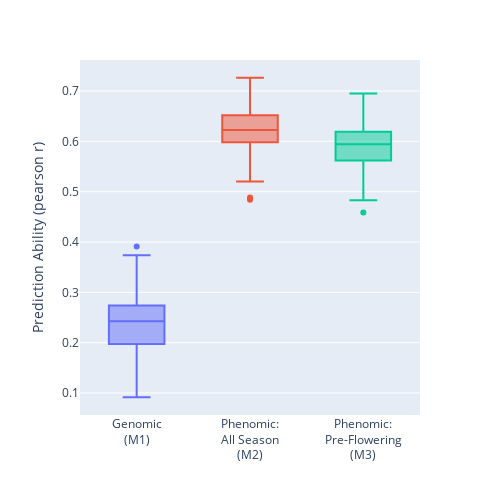

Notebook cell for this chart:
### Code cell
#FIGURE 5
for_fig = sng_long_pred[sng_long_pred["CV"]=="CV1"].copy()
for_fig = for_fig[for_fig["Model"].isin(["M1","M44","M15"])]
for_fig["Model"] = for_fig["Model"].replace({"M1":"Genomic<br>(M1)",
                                             "M44":"Phenomic:<br>All Season<br>(M2)", 
                                             "M15":"Phenomic:<br>Pre-Flowering<br>(M3)"})
for_fig = for_fig.sort_values("Model")
fig = px.box(for_fig, x="Model", y="cor", color="Model")
fig.update_layout(yaxis_title="Prediction Ability (pearson r)", xaxis_title="")
fig.update_layout(showlegend=False)

width = 500
height = 500
fig.update_layout(autosize=False, width=width,height=height)
fig.write_html("../Figures/Fig5.html")
fig.write_image("../Figures/Fig5.svg")
fig.write_image("../Figures/Fig5.png")

fig.show()

#ALT FIGURE 5
#mean = for_fig.pivot_table(index=["Model"]).reset_index()
#std = for_fig.pivot_table(index=["Model"], aggfunc="std").reset_index()
#fig = px.bar(mean, x="Model", y="cor", color="Model",
#             text=mean["cor"].round(2).to_list(),
#             error_y= std["cor"].tolist())
#fig.show()

### Figure 1 — Plotly figure (JSON) as saved in the notebook; plotly's stock layout.template omitted (floating-point values rounded to 4 significant figures)
{"data": [{"alignmentgroup": "True", "hovertemplate": "Model=%{x}<br>cor=%{y}<extra></extra>", "legendgroup": "Genomic<br>(M1)", "marker": {"color": "#636efa"}, "name": "Genomic<br>(M1)", "notched": false, "offsetgroup": "Genomic<br>(M1)", "orientation": "v", "showlegend": true, "type": "box", "x": ["Genomic<br>(M1)", "Genomic<br>(M1)", "Genomic<br>(M1)", "Genomic<br>(M1)", "Genomic<br>(M1)", "Genomic<br>(M1)", "Genomic<br>(M1)", "Genomic<br>(M1)", "Genomic<br>(M1)", "Genomic<br>(M1)", "Genomic<br>(M1)", "Genomic<br>(M1)", "Genomic<br>(M1)", "Genomic<br>(M1)", "Genomic<br>(M1)", "Genomic<br>(M1)", "Genomic<br>(M1)", "Genomic<br>(M1)", "Genomic<br>(M1)", "Genomic<br>(M1)", "Genomic<br>(M1)", "Genomic<br>(M1)", "Genomic<br>(M1)", "Genomic<br>(M1)", "Genomic<br>(M1)", "Genomic<br>(M1)", "Genomic<br>(M1)", "Genomic<br>(M1)", "Genomic<br>(M1)", "Genomic<br>(M1)", "Genomic<br>(M1)", "Genomic<br>(M1)", "Genomic<br>(M1)", "Genomic<br>(M1)", "Genomic<br>(M1)", "Genomic<br>(M1)", "Genomic<br>(M1)", "Genomic<br>(M1)", "Genomic<br>(M1)", "Genomic<br>(M1)", "Genomic<br>(M1)", "Genomic<br>(M1)", "Genomic<br>(M1)", "Genomic<br>(M1)", "Genomic<br>(M1)", "Genomic<br>(M1)", "Genomic<br>(M1)", "Genomic<br>(M1)", "Genomic<br>(M1)", "Genomic<br>(M1)", "Genomic<br>(M1)", "Genomic<br>(M1)", "Genomic<br>(M1)", "Genomic<br>(M1)", "Genomic<br>(M1)", "Genomic<br>(M1)", "Genomic<br>(M1)", "Genomic<br>(M1)", "Genomic<br>(M1)", "Genomic<br>(M1)", "Genomic<br>(M1)", "Genomic<br>(M1)", "Genomic<br>(M1)", "Genomic<br>(M1)", "Genomic<br>(M1)", "Genomic<br>(M1)", "Genomic<br>(M1)", "Genomic<br>(M1)", "Genomic<br>(M1)", "Genomic<br>(M1)", "Genomic<br>(M1)", "Genomic<br>(M1)", "Genomic<br>(M1)", "Genomic<br>(M1)", "Genomic<br>(M1)", "Genomic<br>(M1)", "Genomic<br>(M1)", "Genomic<br>(M1)", "Genomic<br>(M1)", "Genomic<br>(M1)", "Genomic<br>(M1)", "Genomic<br>(M1)", "Genomic<br>(M1)", "Genomic<br>(M1)", "Genomic<br>(M1)", "Genomic<br>(M1)", "Genomic<br>(M1)", "Genomic<br>(M1)", "Genomic<br>(M1)", "Genomic<br>(M1)", "Genomic<br>(M1)", "Genomic<br>(M1)", "Genomic<br>(M1)", "Genomic<br>(M1)", "Genomic<br>(M1)", "Genomic<br>(M1)", "Genomic<br>(M1)", "Genomic<br>(M1)", "Genomic<br>(M1)", "Genomic<br>(M1)", "Genomic<br>(M1)", "Genomic<br>(M1)", "Genomic<br>(M1)", "Genomic<br>(M1)", "Genomic<br>(M1)", "Genomic<br>(M1)", "Genomic<br>(M1)", "Genomic<br>(M1)", "Genomic<br>(M1)", "Genomic<br>(M1)", "Genomic<br>(M1)", "Genomic<br>(M1)", "Genomic<br>(M1)", "Genomic<br>(M1)", "Genomic<br>(M1)", "Genomic<br>(M1)", "Genomic<br>(M1)", "Genomic<br>(M1)", "Genomic<br>(M1)", "Genomic<br>(M1)", "Genomic<br>(M1)", "Genomic<br>(M1)", "Genomic<br>(M1)", "Genomic<br>(M1)", "Genomic<br>(M1)"], "x0": " ", "xaxis": "x", "y": [0.1771, 0.2658, 0.2477, 0.2515, 0.165, 0.254, 0.2564, 0.2089, 0.2009, 0.2048, 0.2859, 0.2193, 0.1619, 0.09164, 0.3079, 0.3913, 0.2682, 0.2768, 0.2561, 0.2708, 0.1957, 0.2677, 0.1875, 0.2718, 0.0941, 0.2396, 0.2427, 0.2446, 0.2384, 0.3482, 0.2507, 0.1386, 0.3318, 0.2363, 0.1576, 0.3341, 0.2884, 0.2249, 0.2062, 0.2228, 0.151, 0.1681, 0.24, 0.2938, 0.2363, 0.2595, 0.1927, 0.2187, 0.1421, 0.2796, 0.2666, 0.1764, 0.3163, 0.1737, 0.2537, 0.3736, 0.2097, 0.3531, 0.2508, 0.1959, 0.2625, 0.1703, 0.2197, 0.2944, 0.1924, 0.2806, 0.2292, 0.3315, 0.1474, 0.246, 0.2648, 0.2844, 0.2806, 0.2361, 0.3346, 0.2, 0.2382, 0.1941, 0.1367, 0.2666, 0.2731, 0.2531, 0.1964, 0.1025, 0.2443, 0.2333, 0.1883, 0.3346, 0.3076, 0.3529, 0.3068, 0.2044, 0.2395, 0.3122, 0.2405, 0.2527, 0.2888, 0.2323, 0.2642, 0.2112, 0.284, 0.2951, 0.126, 0.1681, 0.2375, 0.2653, 0.266, 0.2474, 0.1097, 0.2276, 0.2727, 0.2332, 0.3436, 0.2267, 0.1592, 0.2512, 0.1499, 0.3707, 0.1638, 0.1979, 0.2002, 0.1607, 0.2535, 0.3376, 0.2929], "y0": " ", "yaxis": "y"}, {"alignmentgroup": "True", "hovertemplate": "Model=%{x}<br>cor=%{y}<extra></extra>", "legendgroup": "Phenomic:<br>All Season<br>(M2)", "marker": {"color": "#EF553B"}, "name": "Phenomic:<br>All Season<br>(M2)", "notched": false, "offsetgroup": "Phenomic:<br>All Season<br>(M2)", "orientation": "v", "showlegend": true, "type": "box", "x": ["Phenomic:<br>All Season<br>(M2)", "Phenomic:<br>All Season<br>(M2)", "Phenomic:<br>All Season<br>(M2)", "Phenomic:<br>All Season<br>(M2)", "Phenomic:<br>All Season<br>(M2)", "Phenomic:<br>All Season<br>(M2)", "Phenomic:<br>All Season<br>(M2)", "Phenomic:<br>All Season<br>(M2)", "Phenomic:<br>All Season<br>(M2)", "Phenomic:<br>All Season<br>(M2)", "Phenomic:<br>All Season<br>(M2)", "Phenomic:<br>All Season<br>(M2)", "Phenomic:<br>All Season<br>(M2)", "Phenomic:<br>All Season<br>(M2)", "Phenomic:<br>All Season<br>(M2)", "Phenomic:<br>All Season<br>(M2)", "Phenomic:<br>All Season<br>(M2)", "Phenomic:<br>All Season<br>(M2)", "Phenomic:<br>All Season<br>(M2)", "Phenomic:<br>All Season<br>(M2)", "Phenomic:<br>All Season<br>(M2)", "Phenomic:<br>All Season<br>(M2)", "Phenomic:<br>All Season<br>(M2)", "Phenomic:<br>All Season<br>(M2)", "Phenomic:<br>All Season<br>(M2)", "Phenomic:<br>All Season<br>(M2)", "Phenomic:<br>All Season<br>(M2)", "Phenomic:<br>All Season<br>(M2)", "Phenomic:<br>All Season<br>(M2)", "Phenomic:<br>All Season<br>(M2)", "Phenomic:<br>All Season<br>(M2)", "Phenomic:<br>All Season<br>(M2)", "Phenomic:<br>All Season<br>(M2)", "Phenomic:<br>All Season<br>(M2)", "Phenomic:<br>All Season<br>(M2)", "Phenomic:<br>All Season<br>(M2)", "Phenomic:<br>All Season<br>(M2)", "Phenomic:<br>All Season<br>(M2)", "Phenomic:<br>All Season<br>(M2)", "Phenomic:<br>All Season<br>(M2)", "Phenomic:<br>All Season<br>(M2)", "Phenomic:<br>All Season<br>(M2)", "Phenomic:<br>All Season<br>(M2)", "Phenomic:<br>All Season<br>(M2)", "Phenomic:<br>All Season<br>(M2)", "Phenomic:<br>All Season<br>(M2)", "Phenomic:<br>All Season<br>(M2)", "Phenomic:<br>All Season<br>(M2)", "Phenomic:<br>All Season<br>(M2)", "Phenomic:<br>All Season<br>(M2)", "Phenomic:<br>All Season<br>(M2)", "Phenomic:<br>All Season<br>(M2)", "Phenomic:<br>All Season<br>(M2)", "Phenomic:<br>All Season<br>(M2)", "Phenomic:<br>All Season<br>(M2)", "Phenomic:<br>All Season<br>(M2)", "Phenomic:<br>All Season<br>(M2)", "Phenomic:<br>All Season<br>(M2)", "Phenomic:<br>All Season<br>(M2)", "Phenomic:<br>All Season<br>(M2)", "Phenomic:<br>All Season<br>(M2)", "Phenomic:<br>All Season<br>(M2)", "Phenomic:<br>All Season<br>(M2)", "Phenomic:<br>All Season<br>(M2)", "Phenomic:<br>All Season<br>(M2)", "Phenomic:<br>All Season<br>(M2)", "Phenomic:<br>All Season<br>(M2)", "Phenomic:<br>All Season<br>(M2)", "Phenomic:<br>All Season<br>(M2)", "Phenomic:<br>All Season<br>(M2)", "Phenomic:<br>All Season<br>(M2)", "Phenomic:<br>All Season<br>(M2)", "Phenomic:<br>All Season<br>(M2)", "Phenomic:<br>All Season<br>(M2)", "Phenomic:<br>All Season<br>(M2)", "Phenomic:<br>All Season<br>(M2)", "Phenomic:<br>All Season<br>(M2)", "Phenomic:<br>All Season<br>(M2)", "Phenomic:<br>All Season<br>(M2)", "Phenomic:<br>All Season<br>(M2)", "Phenomic:<br>All Season<br>(M2)", "Phenomic:<br>All Season<br>(M2)", "Phenomic:<br>All Season<br>(M2)", "Phenomic:<br>All Season<br>(M2)", "Phenomic:<br>All Season<br>(M2)", "Phenomic:<br>All Season<br>(M2)", "Phenomic:<br>All Season<br>(M2)", "Phenomic:<br>All Season<br>(M2)", "Phenomic:<br>All Season<br>(M2)", "Phenomic:<br>All Season<br>(M2)", "Phenomic:<br>All Season<br>(M2)", "Phenomic:<br>All Season<br>(M2)", "Phenomic:<br>All Season<br>(M2)", "Phenomic:<br>All Season<br>(M2)", "Phenomic:<br>All Season<br>(M2)", "Phenomic:<br>All Season<br>(M2)", "Phenomic:<br>All Season<br>(M2)", "Phenomic:<br>All Season<br>(M2)", "Phenomic:<br>All Season<br>(M2)", "Phenomic:<br>All Season<br>(M2)", "Phenomic:<br>All Season<br>(M2)", "Phenomic:<br>All Season<br>(M2)", "Phenomic:<br>All Season<br>(M2)", "Phenomic:<br>All Season<br>(M2)", "Phenomic:<br>All Season<br>(M2)", "Phenomic:<br>All Season<br>(M2)", "Phenomic:<br>All Season<br>(M2)", "Phenomic:<br>All Season<br>(M2)", "Phenomic:<br>All Season<br>(M2)", "Phenomic:<br>All Season<br>(M2)", "Phenomic:<br>All Season<br>(M2)", "Phenomic:<br>All Season<br>(M2)", "Phenomic:<br>All Season<br>(M2)", "Phenomic:<br>All Season<br>(M2)", "Phenomic:<br>All Season<br>(M2)", "Phenomic:<br>All Season<br>(M2)", "Phenomic:<br>All Season<br>(M2)", "Phenomic:<br>All Season<br>(M2)", "Phenomic:<br>All Season<br>(M2)", "Phenomic:<br>All Season<br>(M2)", "Phenomic:<br>All Season<br>(M2)", "Phenomic:<br>All Season<br>(M2)", "Phenomic:<br>All Season<br>(M2)", "Phenomic:<br>All Season<br>(M2)", "Phenomic:<br>All Season<br>(M2)"], "x0": " ", "xaxis": "x", "y": [0.6432, 0.6411, 0.6697, 0.5244, 0.6208, 0.5854, 0.5657, 0.6944, 0.6491, 0.5751, 0.5985, 0.653, 0.7029, 0.6751, 0.6764, 0.6045, 0.6731, 0.6019, 0.6002, 0.6576, 0.6215, 0.6001, 0.5811, 0.583, 0.619, 0.6671, 0.4839, 0.6639, 0.6185, 0.6246, 0.6649, 0.6226, 0.6646, 0.619, 0.5533, 0.6728, 0.5965, 0.6593, 0.676, 0.5528, 0.4884, 0.656, 0.6885, 0.6509, 0.5814, 0.6264, 0.5676, 0.6988, 0.5499, 0.6441, 0.6151, 0.6317, 0.6078, 0.6507, 0.597, 0.5596, 0.6566, 0.6235, 0.615, 0.6451, 0.6116, 0.6027, 0.6036, 0.6387, 0.6422, 0.611, 0.5276, 0.6224, 0.6721, 0.6512, 0.7064, 0.5811, 0.5596, 0.5549, 0.6866, 0.7262, 0.5856, 0.6201, 0.6004, 0.6001, 0.554, 0.6355, 0.6758, 0.5817, 0.6379, 0.626, 0.5639, 0.6409, 0.6006, 0.5966, 0.6226, 0.6489, 0.6279, 0.5732, 0.6011, 0.6046, 0.6447, 0.6231, 0.6615, 0.5201, 0.6511, 0.6548, 0.6396, 0.6051, 0.5582, 0.6278, 0.6432, 0.6093, 0.627, 0.6215, 0.6557, 0.5785, 0.582, 0.6643, 0.6984, 0.6741, 0.6395, 0.5233, 0.6075, 0.6109, 0.6036, 0.698, 0.6038, 0.6418, 0.6188], "y0": " ", "yaxis": "y"}, {"alignmentgroup": "True", "hovertemplate": "Model=%{x}<br>cor=%{y}<extra></extra>", "legendgroup": "Phenomic:<br>Pre-Flowering<br>(M3)", "marker": {"color": "#00cc96"}, "name": "Phenomic:<br>Pre-Flowering<br>(M3)", "notched": false, "offsetgroup": "Phenomic:<br>Pre-Flowering<br>(M3)", "orientation": "v", "showlegend": true, "type": "box", "x": ["Phenomic:<br>Pre-Flowering<br>(M3)", "Phenomic:<br>Pre-Flowering<br>(M3)", "Phenomic:<br>Pre-Flowering<br>(M3)", "Phenomic:<br>Pre-Flowering<br>(M3)", "Phenomic:<br>Pre-Flowering<br>(M3)", "Phenomic:<br>Pre-Flowering<br>(M3)", "Phenomic:<br>Pre-Flowering<br>(M3)", "Phenomic:<br>Pre-Flowering<br>(M3)", "Phenomic:<br>Pre-Flowering<br>(M3)", "Phenomic:<br>Pre-Flowering<br>(M3)", "Phenomic:<br>Pre-Flowering<br>(M3)", "Phenomic:<br>Pre-Flowering<br>(M3)", "Phenomic:<br>Pre-Flowering<br>(M3)", "Phenomic:<br>Pre-Flowering<br>(M3)", "Phenomic:<br>Pre-Flowering<br>(M3)", "Phenomic:<br>Pre-Flowering<br>(M3)", "Phenomic:<br>Pre-Flowering<br>(M3)", "Phenomic:<br>Pre-Flowering<br>(M3)", "Phenomic:<br>Pre-Flowering<br>(M3)", "Phenomic:<br>Pre-Flowering<br>(M3)", "Phenomic:<br>Pre-Flowering<br>(M3)", "Phenomic:<br>Pre-Flowering<br>(M3)", "Phenomic:<br>Pre-Flowering<br>(M3)", "Phenomic:<br>Pre-Flowering<br>(M3)", "Phenomic:<br>Pre-Flowering<br>(M3)", "Phenomic:<br>Pre-Flowering<br>(M3)", "Phenomic:<br>Pre-Flowering<br>(M3)", "Phenomic:<br>Pre-Flowering<br>(M3)", "Phenomic:<br>Pre-Flowering<br>(M3)", "Phenomic:<br>Pre-Flowering<br>(M3)", "Phenomic:<br>Pre-Flowering<br>(M3)", "Phenomic:<br>Pre-Flowering<br>(M3)", "Phenomic:<br>Pre-Flowering<br>(M3)", "Phenomic:<br>Pre-Flowering<br>(M3)", "Phenomic:<br>Pre-Flowering<br>(M3)", "Phenomic:<br>Pre-Flowering<br>(M3)", "Phenomic:<br>Pre-Flowering<br>(M3)", "Phenomic:<br>Pre-Flowering<br>(M3)", "Phenomic:<br>Pre-Flowering<br>(M3)", "Phenomic:<br>Pre-Flowering<br>(M3)", "Phenomic:<br>Pre-Flowering<br>(M3)", "Phenomic:<br>Pre-Flowering<br>(M3)", "Phenomic:<br>Pre-Flowering<br>(M3)", "Phenomic:<br>Pre-Flowering<br>(M3)", "Phenomic:<br>Pre-Flowering<br>(M3)", "Phenomic:<br>Pre-Flowering<br>(M3)", "Phenomic:<br>Pre-Flowering<br>(M3)", "Phenomic:<br>Pre-Flowering<br>(M3)", "Phenomic:<br>Pre-Flowering<br>(M3)", "Phenomic:<br>Pre-Flowering<br>(M3)", "Phenomic:<br>Pre-Flowering<br>(M3)", "Phenomic:<br>Pre-Flowering<br>(M3)", "Phenomic:<br>Pre-Flowering<br>(M3)", "Phenomic:<br>Pre-Flowering<br>(M3)", "Phenomic:<br>Pre-Flowering<br>(M3)", "Phenomic:<br>Pre-Flowering<br>(M3)", "Phenomic:<br>Pre-Flowering<br>(M3)", "Phenomic:<br>Pre-Flowering<br>(M3)", "Phenomic:<br>Pre-Flowering<br>(M3)", "Phenomic:<br>Pre-Flowering<br>(M3)", "Phenomic:<br>Pre-Flowering<br>(M3)", "Phenomic:<br>Pre-Flowering<br>(M3)", "Phenomic:<br>Pre-Flowering<br>(M3)", "Phenomic:<br>Pre-Flowering<br>(M3)", "Phenomic:<br>Pre-Flowering<br>(M3)", "Phenomic:<br>Pre-Flowering<br>(M3)", "Phenomic:<br>Pre-Flowering<br>(M3)", "Phenomic:<br>Pre-Flowering<br>(M3)", "Phenomic:<br>Pre-Flowering<br>(M3)", "Phenomic:<br>Pre-Flowering<br>(M3)", "Phenomic:<br>Pre-Flowering<br>(M3)", "Phenomic:<br>Pre-Flowering<br>(M3)", "Phenomic:<br>Pre-Flowering<br>(M3)", "Phenomic:<br>Pre-Flowering<br>(M3)", "Phenomic:<br>Pre-Flowering<br>(M3)", "Phenomic:<br>Pre-Flowering<br>(M3)", "Phenomic:<br>Pre-Flowering<br>(M3)", "Phenomic:<br>Pre-Flowering<br>(M3)", "Phenomic:<br>Pre-Flowering<br>(M3)", "Phenomic:<br>Pre-Flowering<br>(M3)", "Phenomic:<br>Pre-Flowering<br>(M3)", "Phenomic:<br>Pre-Flowering<br>(M3)", "Phenomic:<br>Pre-Flowering<br>(M3)", "Phenomic:<br>Pre-Flowering<br>(M3)", "Phenomic:<br>Pre-Flowering<br>(M3)", "Phenomic:<br>Pre-Flowering<br>(M3)", "Phenomic:<br>Pre-Flowering<br>(M3)", "Phenomic:<br>Pre-Flowering<br>(M3)", "Phenomic:<br>Pre-Flowering<br>(M3)", "Phenomic:<br>Pre-Flowering<br>(M3)", "Phenomic:<br>Pre-Flowering<br>(M3)", "Phenomic:<br>Pre-Flowering<br>(M3)", "Phenomic:<br>Pre-Flowering<br>(M3)", "Phenomic:<br>Pre-Flowering<br>(M3)", "Phenomic:<br>Pre-Flowering<br>(M3)", "Phenomic:<br>Pre-Flowering<br>(M3)", "Phenomic:<br>Pre-Flowering<br>(M3)", "Phenomic:<br>Pre-Flowering<br>(M3)", "Phenomic:<br>Pre-Flowering<br>(M3)", "Phenomic:<br>Pre-Flowering<br>(M3)", "Phenomic:<br>Pre-Flowering<br>(M3)", "Phenomic:<br>Pre-Flowering<br>(M3)", "Phenomic:<br>Pre-Flowering<br>(M3)", "Phenomic:<br>Pre-Flowering<br>(M3)", "Phenomic:<br>Pre-Flowering<br>(M3)", "Phenomic:<br>Pre-Flowering<br>(M3)", "Phenomic:<br>Pre-Flowering<br>(M3)", "Phenomic:<br>Pre-Flowering<br>(M3)", "Phenomic:<br>Pre-Flowering<br>(M3)", "Phenomic:<br>Pre-Flowering<br>(M3)", "Phenomic:<br>Pre-Flowering<br>(M3)", "Phenomic:<br>Pre-Flowering<br>(M3)", "Phenomic:<br>Pre-Flowering<br>(M3)", "Phenomic:<br>Pre-Flowering<br>(M3)", "Phenomic:<br>Pre-Flowering<br>(M3)", "Phenomic:<br>Pre-Flowering<br>(M3)", "Phenomic:<br>Pre-Flowering<br>(M3)", "Phenomic:<br>Pre-Flowering<br>(M3)", "Phenomic:<br>Pre-Flowering<br>(M3)", "Phenomic:<br>Pre-Flowering<br>(M3)", "Phenomic:<br>Pre-Flowering<br>(M3)", "Phenomic:<br>Pre-Flowering<br>(M3)", "Phenomic:<br>Pre-Flowering<br>(M3)", "Phenomic:<br>Pre-Flowering<br>(M3)", "Phenomic:<br>Pre-Flowering<br>(M3)"], "x0": " ", "xaxis": "x", "y": [0.6005, 0.5859, 0.5845, 0.581, 0.5607, 0.6126, 0.6254, 0.5925, 0.5408, 0.6256, 0.5246, 0.6422, 0.6054, 0.614, 0.5865, 0.6035, 0.6045, 0.5889, 0.6613, 0.6515, 0.5454, 0.5787, 0.5647, 0.6258, 0.5934, 0.543, 0.5599, 0.6538, 0.5981, 0.5418, 0.5671, 0.5747, 0.6421, 0.543, 0.493, 0.6019, 0.6307, 0.5966, 0.5161, 0.6238, 0.6044, 0.5955, 0.6465, 0.515, 0.6363, 0.6056, 0.5756, 0.5851, 0.5265, 0.6001, 0.6633, 0.5405, 0.671, 0.607, 0.5434, 0.5827, 0.5327, 0.6138, 0.5564, 0.6145, 0.5712, 0.5623, 0.607, 0.6306, 0.4587, 0.6103, 0.6301, 0.6088, 0.5942, 0.5722, 0.6172, 0.5527, 0.5664, 0.5116, 0.5723, 0.6267, 0.6066, 0.6415, 0.5245, 0.6219, 0.617, 0.649, 0.4954, 0.5796, 0.6046, 0.5243, 0.6226, 0.6125, 0.5712, 0.5739, 0.662, 0.5868, 0.6494, 0.5907, 0.5819, 0.627, 0.6269, 0.5978, 0.5995, 0.5702, 0.598, 0.5381, 0.5886, 0.6257, 0.5398, 0.6231, 0.6187, 0.5614, 0.5084, 0.5749, 0.6196, 0.6304, 0.6951, 0.5362, 0.5939, 0.4831, 0.6234, 0.5219, 0.6127, 0.616, 0.6007, 0.5827, 0.5354, 0.5896, 0.5437], "y0": " ", "yaxis": "y"}], "layout": {"autosize": false, "boxmode": "overlay", "height": 500, "legend": {"title": {"text": "Model"}, "tracegroupgap": 0}, "margin": {"t": 60}, "showlegend": false, "width": 500, "xaxis": {"anchor": "y", "categoryarray": ["Genomic<br>(M1)", "Phenomic:<br>All Season<br>(M2)", "Phenomic:<br>Pre-Flowering<br>(M3)"], "categoryorder": "array", "domain": [0, 1], "title": {"text": ""}}, "yaxis": {"anchor": "x", "domain": [0, 1], "title": {"text": "Prediction Ability (pearson r)"}}}}
